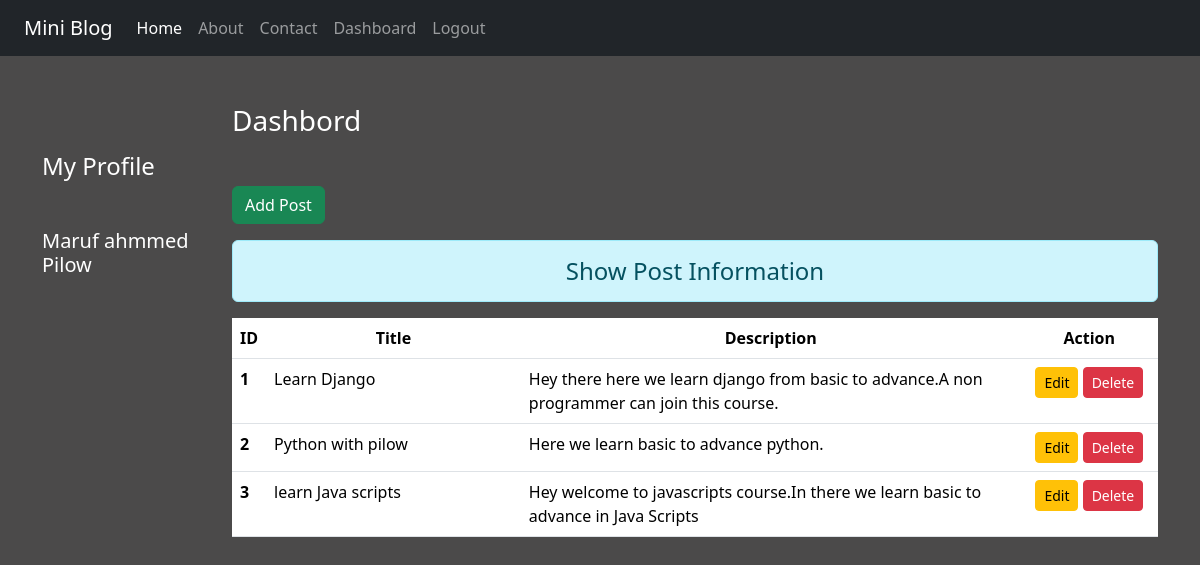
The page /dashboard/ (signed in) on the database its author committed.
### enroll/models.py (models this page shows)
class Post(models.Model):
    title = models.CharField(max_length=150)
    desc = models.TextField()

### enroll/views.py (the view)
# urls.py: path('dashboard/', views.dashboard, name = 'dashboard'),
def dashboard(request):
    if request.user.is_authenticated:
        posts = Post.objects.all()
        user = request.user
        full_name = user.get_full_name()  # Corrected
        groups = user.groups.all()
        return render(request, 'enroll/dashboard.html', {
            'posts':posts,
            'full_name':full_name,
            'groups': groups})
    else:
        return HttpResponseRedirect('/login/')

### enroll/templates/enroll/dashboard.html (shortened to what this page needs)
{% extends "enroll/base.html" %}
{% load static %}
{% block side%}
<div class="col-sm-2 text-white my-5">
  <h4 class="my-5">My Profile</h4>
  <h5>{{full_name}}</h5>
</div>
{% endblock side %}
{% block content %}
  <div class="col-sm-10">
    <h3 class="text-white my-5">Dashbord</h3>
    <a href="{% url 'addpost' %}" class="btn btn-success">Add Post</a>
    <h4 class="text-center alert alert-info mt-3">Show Post Information</h4>
    {% if posts %}
      <table class="table table-hover bg-white">
        <thead>
          <tr class="text-center">
            <th scope="col" style="width:2%">ID</th>
            <th scope="col" style="width:28%">Title</th>
            <th scope="col" style="width:55%">Description</th>
            <th scope="col" style="width:15%">Action</th>
          </tr>
        </thead>
        <tbody>
          {% for post in posts %}
            <tr>
              <th scope="row">{{post.id}}</th>
              <td>{{post.title}}</td>
              <td>{{post.desc}}</td>
              <td class="text-center">
                <a href="{% url 'updatepost' post.id %}" class="btn btn-warning btn-sm">Edit</a>
                {% if perms.blog.delete_post %}
                <form action="{% url 'deletepost' post.id %}" method="post" class="d-inline">
                  <input type="submit" class="btn btn-danger btn-sm" value="Delete">
                </form>
                {% endif %}
              </td>
            </tr>
          {% endfor %}
        </tbody>
      </table>
    {% else %}
    <h4 class="text-center alert alert-warning">No Records</h4>
    {% endif %}
  </div>
{% endblock content %}

### enroll/templates/enroll/base.html (shortened to what this page needs)
{% load static %}
<!DOCTYPE html>
<html lang="en">
<head>
    <link rel="stylesheet" href="{% static 'enroll/css/bootstrap.css' %}">
    <link rel="stylesheet" href="{% static 'enroll/css/style.css' %}">
</head>
<body>
    <div class="container-fluid bg-dark">
        {% include 'enroll/navbar.html' %}
    </div>
    <div class="container">
        <div class="row">
            {% block side %}
            {% endblock side %}
            {% block content %}
            {% endblock content %}
        </div>
    </div>
</body>
</html>

### enroll/templates/enroll/navbar.html (shortened to what this page needs)
<nav class="navbar navbar-expand-lg navbar-dark bg-dark">
  <div class="container-fluid">
    <a class="navbar-brand" href="#">Mini Blog</a>
    <div class="collapse navbar-collapse" id="navbarNavDropdown">
      <ul class="navbar-nav">
        <li class="nav-item">
          <a class="nav-link active" aria-current="page" href="{% url 'home' %}">Home</a>
        </li>
        <li class="nav-item">
          <a class="nav-link" href="{% url 'about' %}">About</a>
        </li>
        <li class="nav-item">
          <a class="nav-link" href="{% url 'contact' %}">Contact</a>
        </li>
       {% if request.user.is_authenticated %}
        <li class="nav-item">
          <a class="nav-link" href="{% url 'dashboard' %}">Dashboard</a>
        </li>
        <li class="nav-item">
          <a class="nav-link" href="{% url 'logout' %}">Logout</a>
        </li>
        {% endif %}
      </ul>
    </div>
  </div>
</nav>

### enroll/static/enroll/css/style.css (style rules this page uses)
body { background-color: rgb(75, 74, 74); color: antiquewhite; }

### rows shown on the page
Post: id "1", title "Learn Django", desc "Hey there here we learn django from basic to advance.A non programmer can join this course."
Post: id "2", title "Python with pilow", desc "Here we learn basic to advance python."
Post: id "3", title "learn Java scripts", desc "Hey welcome to javascripts course.In there we learn basic to advance in Java Scripts"

### other values the page prints
{{ full_name }} "Maruf ahmmed Pilow"
